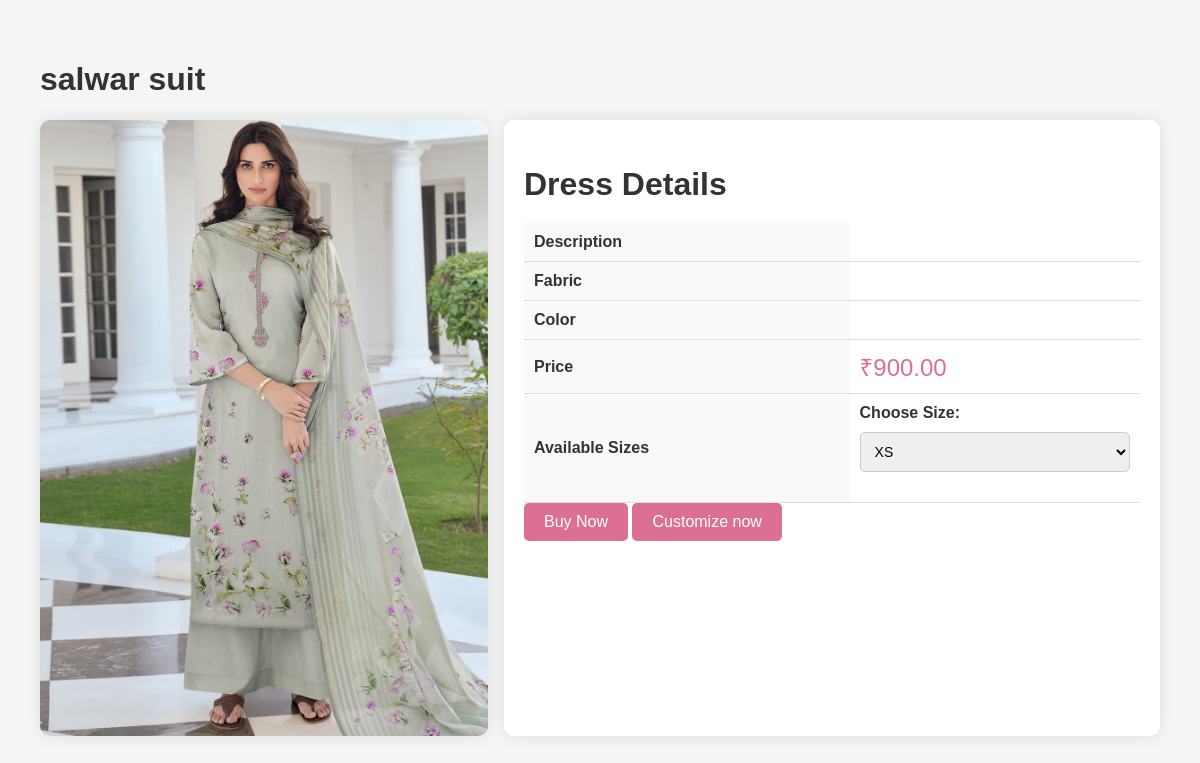
Page /customerDashboard/dress_details.php?id=8 on the committed database.
### tables this page shows
CREATE TABLE `dress` (
  `DRESS_ID` int(11) NOT NULL,
  `NAME` varchar(100) NOT NULL,
  `DESCRIPTION` text DEFAULT NULL,
  `FABRIC` varchar(50) NOT NULL,
  `COLOR` varchar(100) NOT NULL,
  `SIZES` varchar(100) NOT NULL,
  `BASE_PRICE` decimal(10,2) NOT NULL,
  `IMAGE_URL` varchar(255) DEFAULT NULL,
  `CREATED_AT` datetime NOT NULL DEFAULT current_timestamp()
);

### customerDashboard/dress_details.php (the view, shortened to what this page needs)
<?php
$dbcon = mysqli_connect("localhost", "root", "", "fashion");
if (isset($_GET['id']) && is_numeric($_GET['id'])) {
    $dress_id = intval($_GET['id']);
    $sql = "SELECT * FROM dress WHERE DRESS_ID = $dress_id";
    $result = mysqli_query($dbcon, $sql);
    if ($result->num_rows > 0) {
        $dress = $result->fetch_assoc();
    } else {
        echo "Dress not found.";
        exit();
    }
} else {
    echo "Invalid dress ID.";
    exit();
}
?>
<!DOCTYPE html>
<html lang="en">
<head>
</head>
<body>
    <div class="container">
        <h1><?php echo htmlspecialchars($dress['NAME']); ?></h1>
        <div class="dress-details">
            <img src="<?php echo htmlspecialchars($dress['IMAGE_URL']); ?>" alt="<?php echo htmlspecialchars($dress['NAME']); ?>">
            <div class="dress-info">
                <h2>Dress Details</h2>
                <form action="" method="post">
                <table>
                    <tr>
                        <th>Description</th>
                        <td><?php echo htmlspecialchars($dress['DESCRIPTION']); ?></td>
                    </tr>
                    <tr>
                        <th>Fabric</th>
                        <td><?php echo htmlspecialchars($dress['FABRIC']); ?></td>
                    </tr>
                    <tr>
                        <th>Color</th>
                        <td><?php echo htmlspecialchars($dress['COLOR']); ?></td>
                    </tr>
                    <tr>
                        <th>Price</th>
                        <td class="price">₹<?php echo number_format($dress['BASE_PRICE'], 2); ?></td>
                    </tr>
                    <tr>
                        <th>Available Sizes</th>
                        <td>
                            <div class="form-group">
                                <label for="sizes">Choose Size:</label>
                                <select id="sizes" name="sizes">
                                    <option value="xs">XS</option>
                                </select>
                           </div>
                        </td>
                    </tr>
                </table>
                <button class="buy-button" name="buy-dress">Buy Now</button>
                <button class="buy-button">Customize now</button>
                </form>
            </div>
        </div>
    </div>
</body>
</html>

### customerDashboard/dress_details.php (style rules this page uses)
body { font-family: 'Arial', sans-serif; margin: 0; padding: 0; background-color: #f5f5f5; color: #333; }
.container { padding: 40px; max-width: 1200px; margin: auto; }
.dress-details { display: flex; justify-content: space-between; margin-top: 20px; }
.dress-details img { width: 40%; height: auto; object-fit: contain; border-radius: 10px; box-shadow: 0 0 15px rgba(0, 0, 0, 0.1); }
.dress-info { width: 55%; padding: 20px; background-color: #fff; border-radius: 10px; box-shadow: 0 0 15px rgba(0, 0, 0, 0.1); }
.dress-info h2 { font-size: 2em; margin-bottom: 20px; color: #333; }
.dress-info table { width: 100%; border-collapse: collapse; }
.dress-info table th, .dress-info table td { padding: 10px; text-align: left; border-bottom: 1px solid #ddd; }
.dress-info table th { background-color: #f9f9f9; color: #333; }
.price { font-size: 1.5em; color: palevioletred; margin-bottom: 20px; }
.buy-button { background-color: palevioletred; color: white; padding: 10px 20px; border: none; border-radius: 5px; cursor: pointer; font-size: 1em; transition: background-color 0.3s ease; }
.form-group { margin-bottom: 15px; display: flex; flex-direction: column; }
.form-group label { margin-bottom: 5px; font-weight: 600; }
.form-group input, .form-group select, .form-group textarea { width: 100%; padding: 10px; margin: 5px 0; border: 1px solid #ccc; border-radius: 5px; font-size: 14px; }

### rows in the picture
dress: NAME "salwar suit", NAME (picture), BASE_PRICE "900.00"
